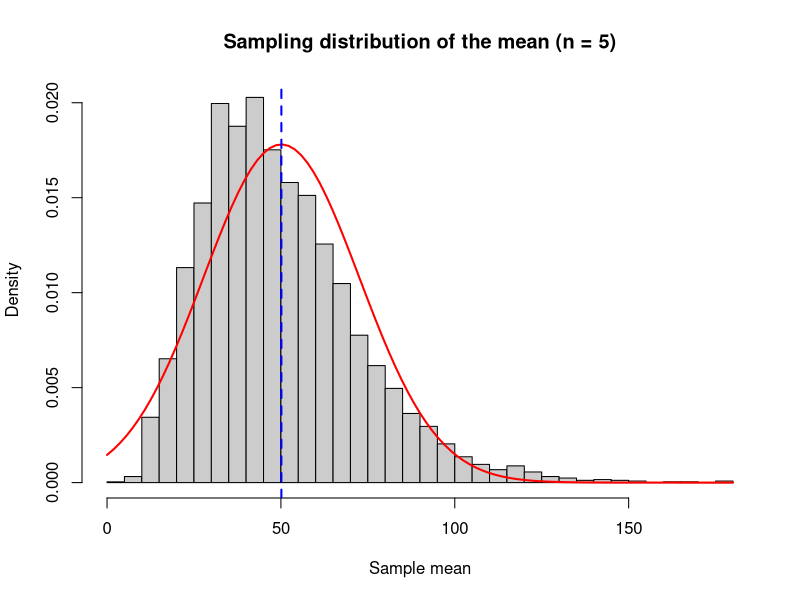
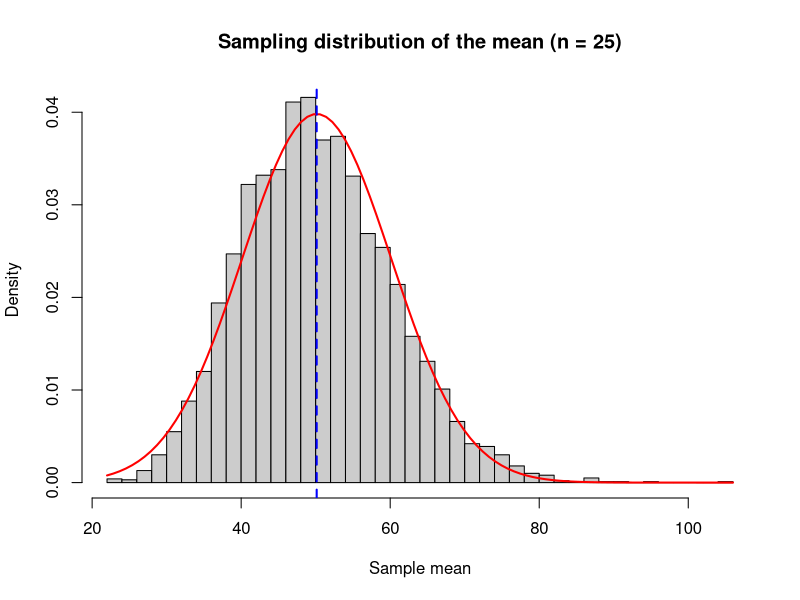
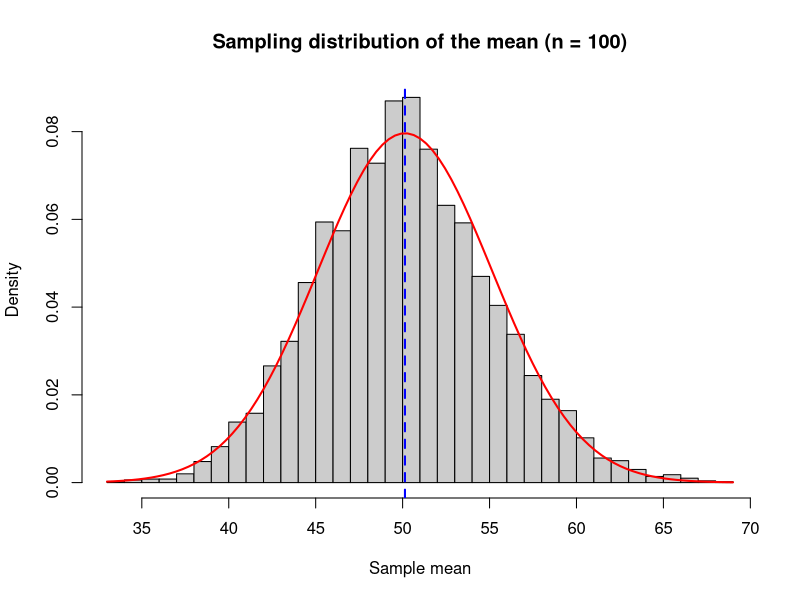
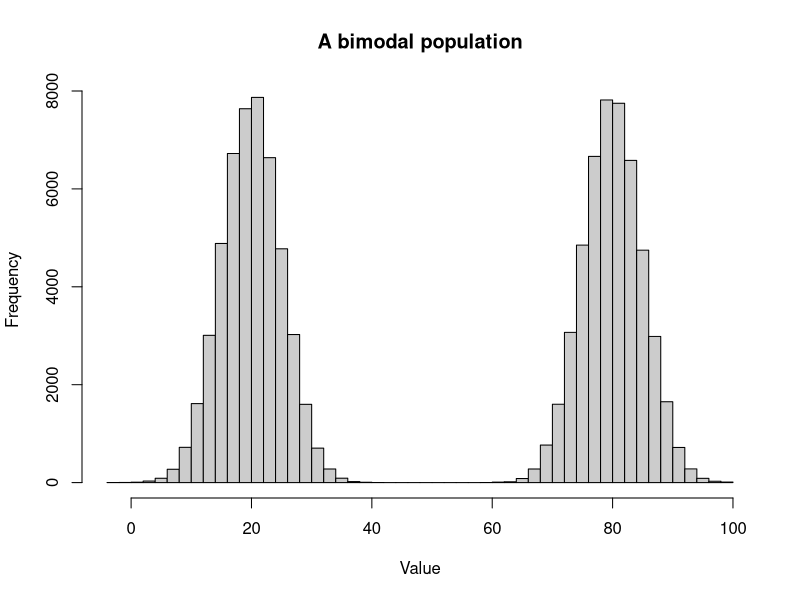
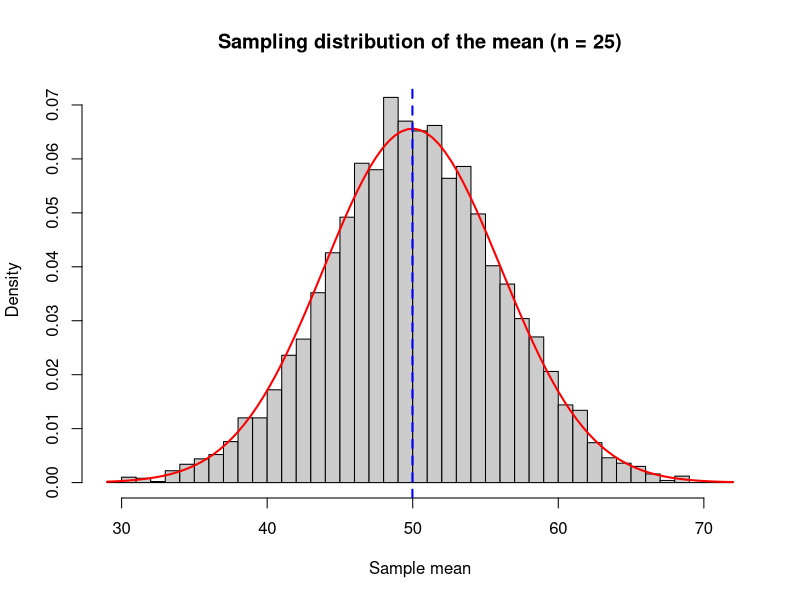
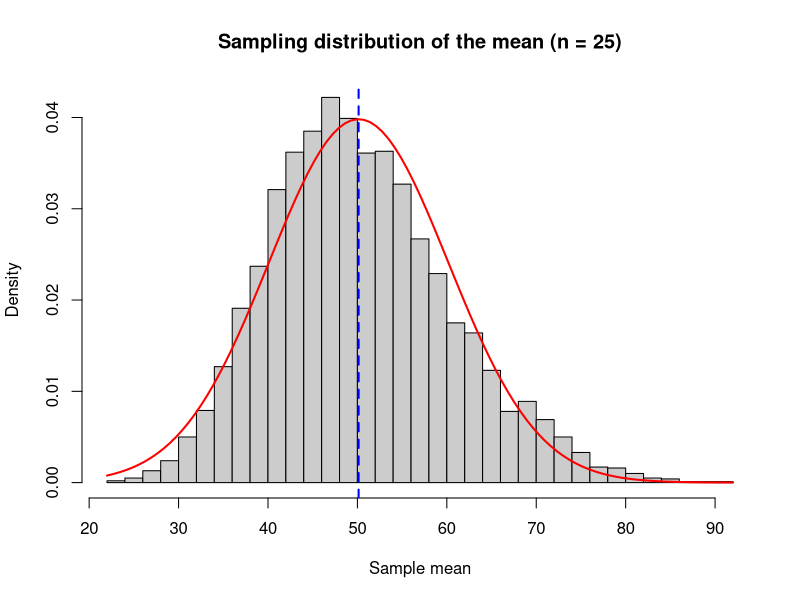
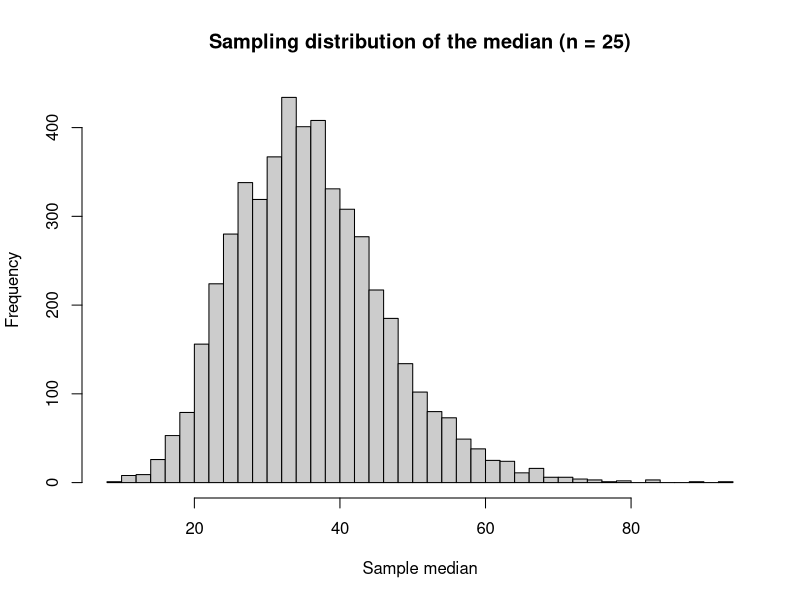

Here is the R script that generated these plots, in order:
## ---- chunk 1
knitr::opts_chunk$set(echo = TRUE, fig.width = 7, fig.height = 4.5)
## ---- chunk 2
set.seed(1)

# A population to sample from (deliberately skewed; its average is about 50)
population <- rexp(100000, rate = 1 / 50)

# Tool: simulate the sampling distribution of the MEAN for a given n, and plot it
explore_mean <- function(n, pop = population, reps = 5000) {
  means      <- replicate(reps, mean(sample(pop, n)))
  se_formula <- sd(pop) / sqrt(n)

  hist(means, breaks = 40, freq = FALSE, col = "grey80",
       main = paste0("Sampling distribution of the mean (n = ", n, ")"),
       xlab = "Sample mean")
  curve(dnorm(x, mean(pop), se_formula), col = "red", lwd = 2, add = TRUE)
  abline(v = mean(pop), col = "blue", lwd = 2, lty = 2)

  cat("n =", n,
      "|  SE from simulation:", round(sd(means), 2),
      "|  SE from formula (sigma/sqrt(n)):", round(se_formula, 2), "\n")
  invisible(means)
}
## ---- chunk 3
explore_mean(5)
explore_mean(25)
explore_mean(100)
## ---- chunk 4
bimodal <- c(rnorm(50000, mean = 20, sd = 5),
             rnorm(50000, mean = 80, sd = 5))
hist(bimodal, breaks = 60, col = "grey80", main = "A bimodal population",
     xlab = "Value")
## ---- chunk 5
explore_mean(25, pop = bimodal)
## ---- chunk 6
means_25 <- explore_mean(25)      # returns the 5000 sample means
sd(means_25)                      # the SE, measured from the simulation
sd(population) / sqrt(25)         # the SE, from the formula
## ---- chunk 7
medians <- replicate(5000, median(sample(population, 25)))
hist(medians, breaks = 40, col = "grey80",
     main = "Sampling distribution of the median (n = 25)", xlab = "Sample median")
